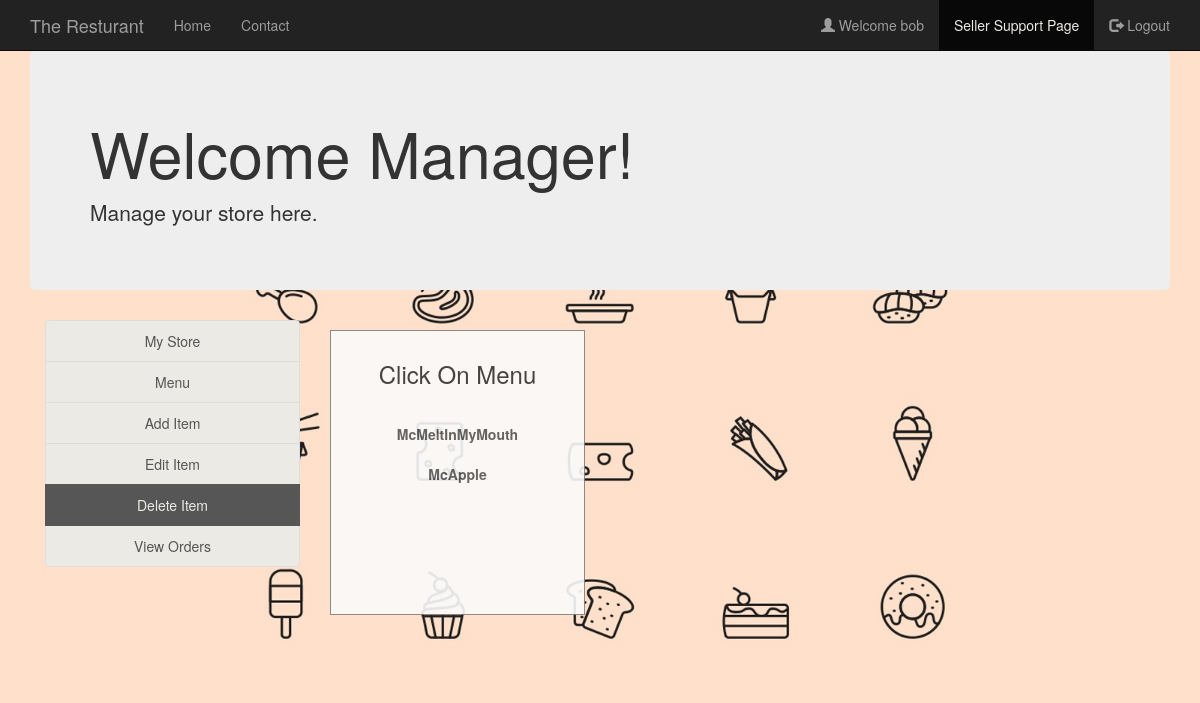
/foodedit.php (signed in), run on the app's committed database.
### tables this page shows
CREATE TABLE `manager` (
  `username` varchar(30) NOT NULL,
  `fullname` varchar(30) NOT NULL,
  `email` varchar(30) NOT NULL,
  `contact` varchar(30) NOT NULL,
  `address` varchar(50) NOT NULL,
  `password` varchar(30) NOT NULL
);

CREATE TABLE `food` (
  `F_ID` int(30) NOT NULL,
  `name` varchar(30) NOT NULL,
  `price` int(30) NOT NULL,
  `description` varchar(200) NOT NULL,
  `R_ID` int(30) NOT NULL,
  `images_path` varchar(200) NOT NULL,
  `options` varchar(10) NOT NULL DEFAULT 'ENABLE'
);

### session_m.php (called while the page is built, shortened)
<?php
$conn = Connect();
$user_check=$_SESSION['login_user1'];
$query = "SELECT username FROM MANAGER WHERE username = '$user_check'";
$ses_sql = mysqli_query($conn, $query);
$row = mysqli_fetch_assoc($ses_sql);
$login_session =$row['username'];
?>

### foodedit.php (the view, shortened to what this page needs)
<?php
include('session_m.php');
?>
<!DOCTYPE html>
<html>
  <head>
    <link rel="stylesheet" href="https://maxcdn.bootstrapcdn.com/font-awesome/4.7.0/css/font-awesome.min.css">
    <link rel="stylesheet" href="https://maxcdn.bootstrapcdn.com/bootstrap/3.3.7/css/bootstrap.min.css">
  </head>
  <link rel="stylesheet" type = "text/css" href ="css/foodedit.css">
  <link rel="stylesheet" type = "text/css" href ="css/bootstrap.min.css">
  <body>
    <nav class="navbar navbar-inverse navbar-fixed-top navigation-clean-search" role="navigation">
      <div class="container">
        <div class="navbar-header">
          <a class="navbar-brand" href="index.php">The Resturant</a>
        </div>
        <div class="collapse navbar-collapse " id="myNavbar">
          <ul class="nav navbar-nav">
            <li><a href="index.php">Home</a></li>
            <li><a href="contact.php">Contact</a></li>
          </ul>
          <ul class="nav navbar-nav navbar-right">
            <li><a href="#"><span class="glyphicon glyphicon-user"></span> Welcome <?php echo $login_session; ?> </a></li>
            <li class="active"> <a href="managerlogin.php">Seller Support Page</a></li>
            <li><a href="logout_m.php"><span class="glyphicon glyphicon-log-out"></span> Logout </a></li>
          </ul>
        </div>
      </div>
    </nav>
<div class="container">
    <div class="jumbotron">
     <h1>Welcome Manager! </h1>
     <p>Manage your store here.</p>
    </div>
    </div>
<div class="container">
    	<div class="col-xs-3" style="text-align: center;">
    	<div class="list-group">
        <a href="myrestaurant.php" class="list-group-item ">My Store</a>
    		<a href="foodview.php" class="list-group-item ">Menu</a>
    		<a href="foodadd.php" class="list-group-item ">Add Item</a>
    		<a href="foodedit.php" class="list-group-item ">Edit Item </a>
    		<a href="fooddelete.php" class="list-group-item active">Delete Item</a>
        <a href="orderview.php" class="list-group-item ">View Orders</a>
    	</div>
    </div>
<div class="col-xs-3">
  <div class="form-area" style="padding: 10px 10px 110px 10px; ">
    <div style="text-align: center;">
      <h3>Click On Menu <br><br></h3>
    </div>
    <?php
    $query = mysqli_query($conn, "SELECT * FROM food f WHERE f.R_ID IN (SELECT r.R_ID FROM RESTAURANTS r WHERE r.M_ID='$user_check') ORDER BY F_ID");
    while ($row = mysqli_fetch_array($query)) {
      ?>
      <div class="list-group" style="text-align: center;">
        <?php
      echo "<b><a href='foodedit.php?update= {$row['F_ID']}'>{$row['name']}</a></b>";
        ?>
      </div>
    <?php
    }
    ?>
  </div>
</div>
</div>
  </body>
<br>
</html>

### css/foodedit.css (style rules this page uses)
body,html { height: 100%; }
body { padding-top: 50px; background-image: url('foodback.jpg'); background-repeat: repeat; background-size: 100%; }
.form-area { background-color: #FAFAFA; padding: 10px 40px 60px; margin: 10px 0px 60px; border: 1px solid GREY; opacity:0.9; }

### data on the page
manager: username "bob"
food: name "McMeltInMyMouth"
food: name "McApple"
